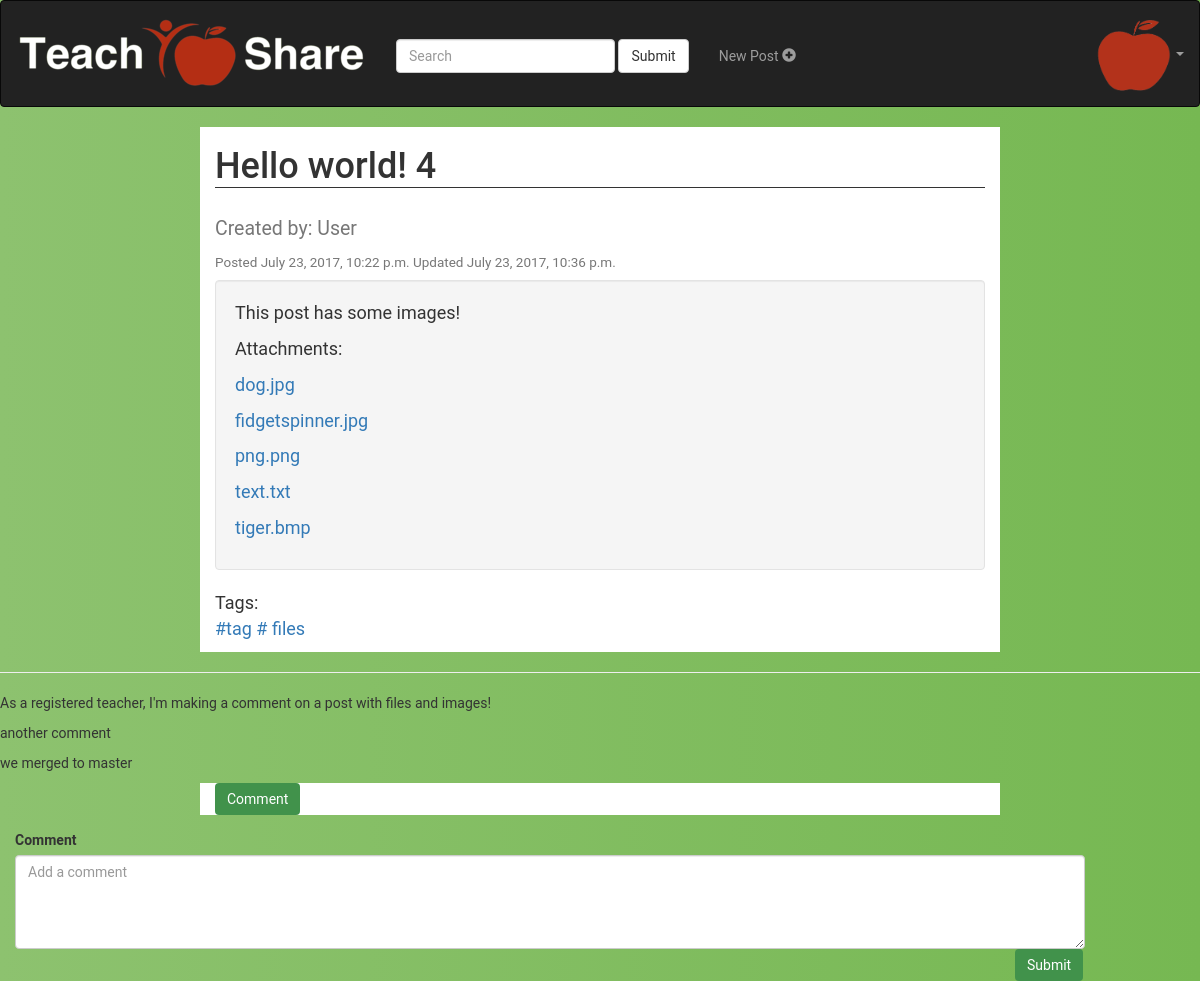
Before: /account/detail/4/ with the older database file.
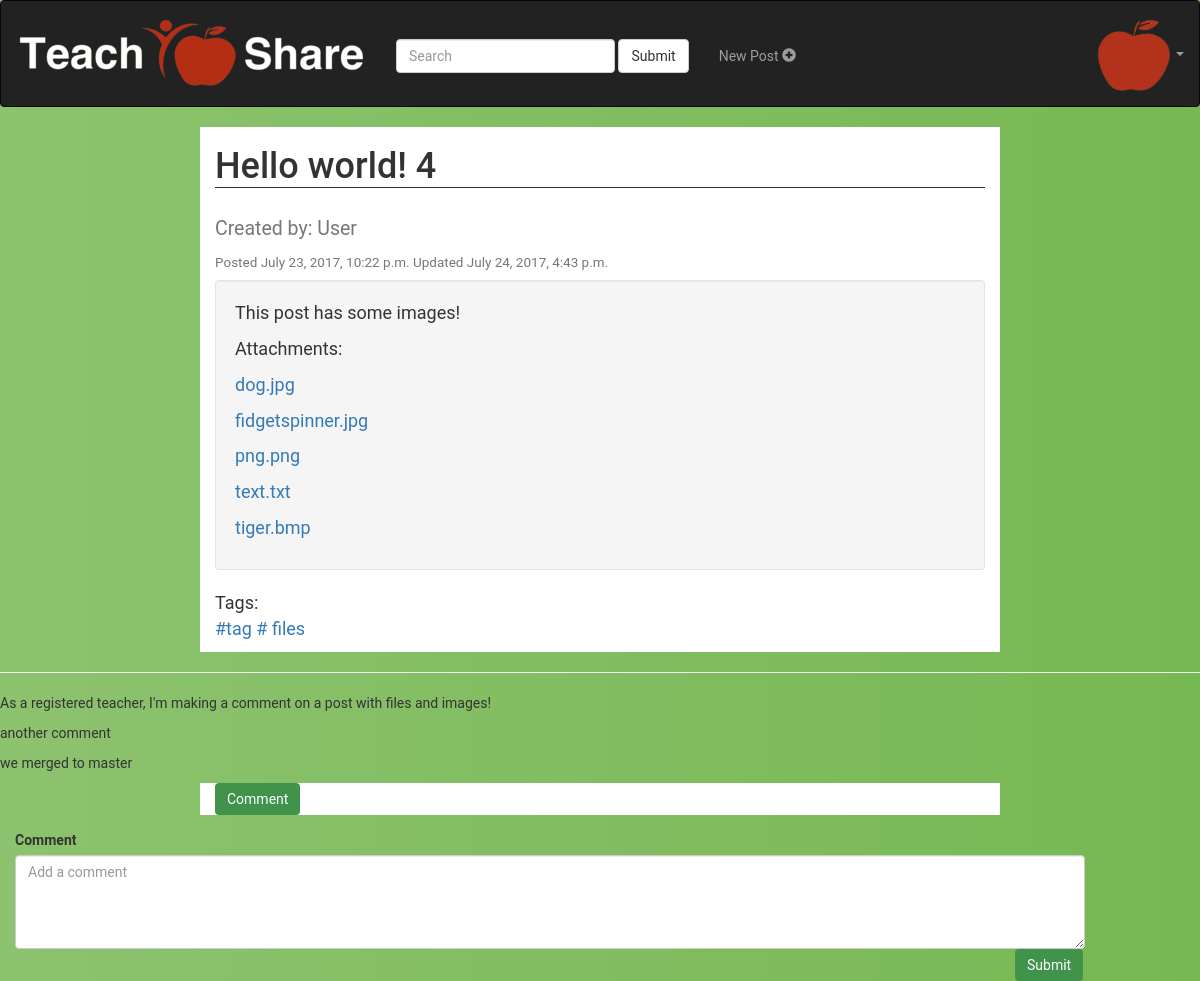
After: the same page with the newer database file.
### accounts/models.py (models this page shows)
class Post(models.Model):
	user = models.ForeignKey(settings.AUTH_USER_MODEL, default=1)
	title = models.CharField(max_length=100, default='')
	user = models.CharField(max_length=100, default='')
	content = models.TextField(default="")
	updated = models.DateTimeField(auto_now=True, auto_now_add=False)
	likes = models.IntegerField(default=0)
	timestamp = models.DateTimeField(auto_now=False, auto_now_add= True)

### accounts/views.py (the view)
# urls.py: url(r'^detail/(?P<id>\d+)/$', views.post_detail, name='post_detail' ),
def post_detail(request, id= None):
	instance = get_object_or_404(Post, id=id)
	files = []
	images = []
	for attachment in instance.attachment_set.all():
		file = attachment.file.path
		if file.find("/") != -1:
			name = file[file.rfind("/")+1:]
			file = file[file.find("/media/"):]
		else:
			name = file[file.rfind("\\")+1:]
			file = file[file.find("\media\\"):]
		print(name)
		file = file[file.find("\media\\"):]
		if file[-3:] in imgFormats or file[-4:] in imgFormats:
			images.append((file, name))
		else:
			files.append((file, name))
	context = {
		"title": instance.title,
		"instance": instance,
		"tags": instance.tags.all(),
		"files": files,
		"images": images,
	}
	return render(request,'accounts/post_detail.html',context)

### accounts/templates/accounts/post_detail.html (shortened to what this page needs)
<!DOCTYPE html>
<html>
<head>
{% load static %}
<link rel="stylesheet" href="https://maxcdn.bootstrapcdn.com/bootstrap/3.3.7/css/bootstrap.min.css">
<link rel="stylesheet" href={% static 'accounts/post_detail.css'%} type = "text/css">
</head>
<body>
<nav class="navbar navbar-inverse ">
  <div class="container-fluid">
    <div class="navbar-header">
      <a class="navbar-brand" href="/account/dashboard">
        <img src="{% static "accounts/tslogo.png" %}" alt="TSLogo"/>
      </a>
    </div>
    <form class="navbar-form navbar-left nav-searchpad">
      <div class="form-group">
        <input type="text" class="form-control" placeholder="Search">
      </div>
      <button type="submit" class="btn btn-default">Submit</button>
    </form>
    <ul class="nav navbar-nav nav-navitems">
      <li><a href="/account/create/">
        <p>New Post <span class="glyphicon glyphicon-plus-sign"></span> </p>
        </a>
      </li>
    </ul>
    <ul class="nav navbar-nav navbar-right">
      <li class="dropdown">
        <a class="dropdown-toggle" data-toggle="dropdown" >
          <img src="{% static "accounts/applelogo.png" %}" alt="TSLogo"/>
        <span class="caret"></span></a>
      </li>
    </ul>
  </div>
</nav>
<div class="container">
    <h1> {{title}} </h1>
    <h2><small>Created by: {{instance.user}}</small></h2>
    <h4><small>Posted {{instance.timestamp}} Updated {{instance.updated}}
    </small></h4>
    <div class="well">
            <p>
                {{instance.content}}</br>
            </p>
            <p>Attachments:
              {% if files %}
                {% for file in files %}
                  <p><a href="{{file.0}}" download>{{file.1}}</a></p>
                {% endfor %}
              {% endif %}
            </p>
    </div>
    <p>Tags: </br>
      {% if tags %}
        {% for tag in tags %}
          <a href="">#{{tag.tag}}</a>
        {% endfor %}
      {% endif %}
    </p>
</div>
<hr>
{% for comment in instance.comments.all %}
<div class="comment">
        <p>{{ comment.text|linebreaks }}</p>
    </div>
{% empty %}
    <p>No comments here yet :(</p>
{% endfor %}
<form method="post" action= "{% url 'account:add_comment_to_post' pk=instance.pk %}">
 <div class="container">
    <div class="col-sm-2 pull-right"></div>
        <button type="button" class="btn btn-primary" data-toggle="collapse" data-target="#comment">Comment</button>
    </div>
  <div id="comment" class="collapae">
    <div class="form-group">
       <label for="message" class="col-sm-12 control-label">Comment</label>
       <div class="col-sm-11">
          <textarea type="text" class="form-control" rows="4" name="description" placeholder="Add a comment"></textarea>
       </div>
    </div>
    <div class="form-group">
       <div class="col-sm-2 pull-right">
         <input id="submit" name="submit" type="submit" value="Submit" class="btn btn-primary">
       </div>
    </div>
  </div>
</body>
</html>

Changed rows visible on the page:
changed Post "Hello world! 4": updated "July 23, 2017, 10:36 p.m." → "July 24, 2017, 4:43 p.m."
